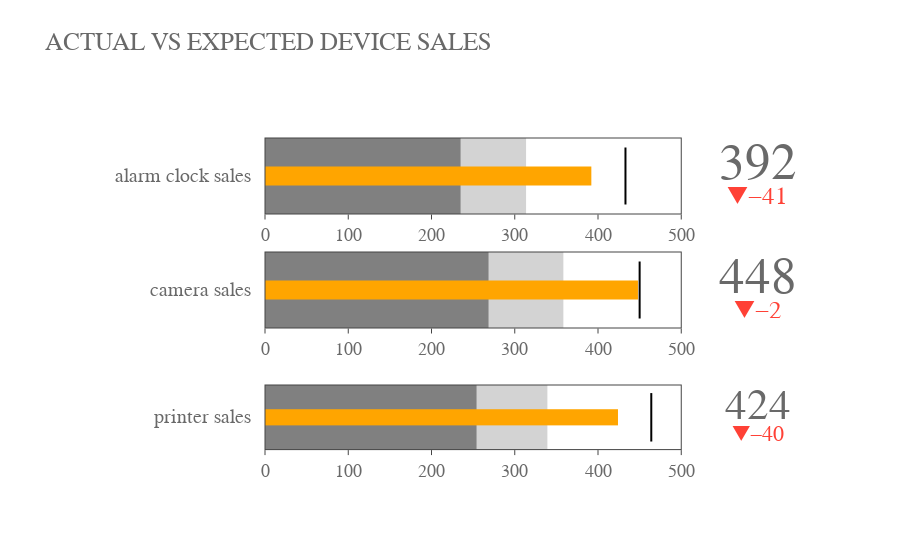

The notebook cell this image was saved under:
### Code cell
fig = go.Figure()

fig.add_trace(go.Indicator(
    mode = "number+gauge+delta", value = sum(df4new['actual_sales']),
    delta = {'reference': sum(df4new['expected_sales'])},
    domain = {'x': [0.25, 1], 'y': [0.7, 0.9]},
    title = {'text': "alarm clock sales"},
    gauge = {
        'shape': "bullet",
        'axis': {'range': [None, 500]},
        'threshold': {
            'line': {'color': "black", 'width': 2},
            'thickness': 0.75,
            'value': sum(df4new['expected_sales'])},
        'steps': [
            {'range': [0, sum(df4new['actual_sales'])*60*0.01], 'color': "gray"},
            {'range': [sum(df4new['actual_sales'])*60*0.01, sum(df4new['actual_sales'])*80*0.01], 'color': "lightgray"}],
        'bar': {'color': "orange"}}))

fig.add_trace(go.Indicator(
    mode = "number+gauge+delta", value = sum(df3new['actual_sales']),
    delta = {'reference': sum(df3new['expected_sales'])},
    domain = {'x': [0.25, 1], 'y': [0.4, 0.6]},
    title = {'text': "camera sales"},
    gauge = {
        'shape': "bullet",
        'axis': {'range': [None, 500]},
        'threshold': {
            'line': {'color': "black", 'width': 2},
            'thickness': 0.75,
            'value': sum(df3new['expected_sales'])},
        'steps': [
            {'range': [0, sum(df3new['actual_sales'])*60*0.01], 'color': "gray"},
            {'range': [sum(df3new['actual_sales'])*60*0.01, sum(df3new['actual_sales'])*80*0.01], 'color': "lightgray"}],
        'bar': {'color': "orange"}}))

fig.add_trace(go.Indicator(
    mode = "number+gauge+delta", value = sum(df2new['actual_sales']),
    delta = {'reference': sum(df2new['expected_sales'])},
    domain = {'x': [0.25, 1], 'y': [0.08, 0.25]},
    title = {'text': "printer sales"},
    gauge = {
        'shape': "bullet",
        'axis': {'range': [None, 500]},
        'threshold': {
            'line': {'color': "black", 'width': 2},
            'thickness': 0.75,
            'value': sum(df2new['expected_sales'])},
        'steps': [
            {'range': [0, sum(df2new['actual_sales'])*60*0.01], 'color': "gray"},
            {'range': [sum(df2new['actual_sales'])*60*0.01, sum(df2new['actual_sales'])*80*0.01], 'color': "lightgray"}],
        'bar': {'color': "orange"}}))
fig.update_layout(
    title="ACTUAL VS EXPECTED DEVICE SALES",
    font=dict(
        family="Courier New, monospace",
        size=18,
        color="dimgray"
    )
)


fig.show()

### Figure 1 — Plotly figure (JSON) as saved in the notebook; plotly's stock layout.template omitted (floating-point values rounded to 4 significant figures)
{"data": [{"delta": {"reference": 433}, "domain": {"x": [0.25, 1], "y": [0.7, 0.9]}, "gauge": {"axis": {"range": [null, 500]}, "bar": {"color": "orange"}, "shape": "bullet", "steps": [{"color": "gray", "range": [0, 235.2]}, {"color": "lightgray", "range": [235.2, 313.6]}], "threshold": {"line": {"color": "black", "width": 2}, "thickness": 0.75, "value": 433}}, "mode": "number+gauge+delta", "title": {"text": "alarm clock sales"}, "type": "indicator", "value": 392}, {"delta": {"reference": 450}, "domain": {"x": [0.25, 1], "y": [0.4, 0.6]}, "gauge": {"axis": {"range": [null, 500]}, "bar": {"color": "orange"}, "shape": "bullet", "steps": [{"color": "gray", "range": [0, 268.8]}, {"color": "lightgray", "range": [268.8, 358.4]}], "threshold": {"line": {"color": "black", "width": 2}, "thickness": 0.75, "value": 450}}, "mode": "number+gauge+delta", "title": {"text": "camera sales"}, "type": "indicator", "value": 448}, {"delta": {"reference": 464}, "domain": {"x": [0.25, 1], "y": [0.08, 0.25]}, "gauge": {"axis": {"range": [null, 500]}, "bar": {"color": "orange"}, "shape": "bullet", "steps": [{"color": "gray", "range": [0, 254.4]}, {"color": "lightgray", "range": [254.4, 339.2]}], "threshold": {"line": {"color": "black", "width": 2}, "thickness": 0.75, "value": 464}}, "mode": "number+gauge+delta", "title": {"text": "printer sales"}, "type": "indicator", "value": 424}], "layout": {"font": {"color": "dimgray", "family": "Courier New, monospace", "size": 18}, "title": {"text": "ACTUAL VS EXPECTED DEVICE SALES"}}}
